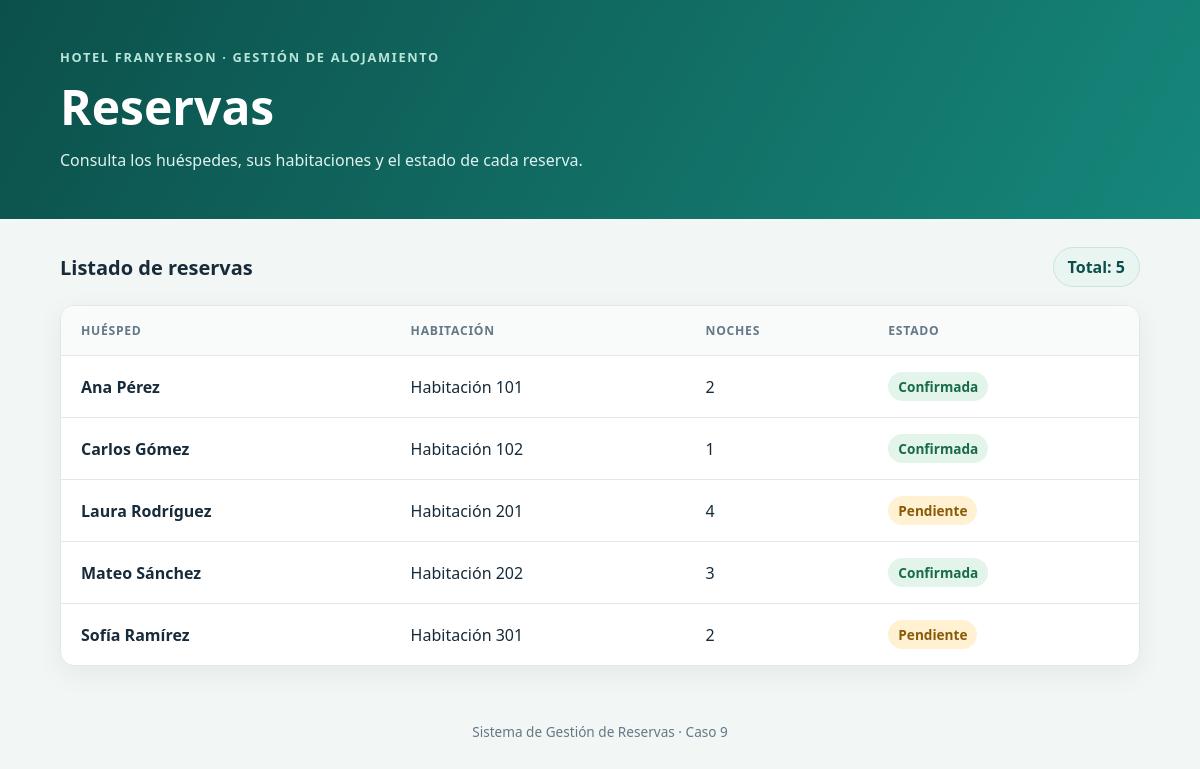
The page / on the database its author committed.
### hotel/models.py (models this page shows, shortened)
class Reserva(models.Model):
    nombre_huesped = models.CharField(
        max_length=100,
        verbose_name='Nombre del(la) huésped',
    )
    numero_habitacion = models.PositiveIntegerField(
        validators=[MinValueValidator(1)],
        verbose_name='Número de la habitación',
    )
    noches = models.PositiveIntegerField(
        default=1,
        validators=[MinValueValidator(1)],
        verbose_name='Cantidad de noches',
    )
    confirmada = models.BooleanField(
        default=False,
        verbose_name='Reserva confirmada',
    )
    class Meta:
        verbose_name = 'Reserva'
        verbose_name_plural = 'Reservas'
        ordering = ('numero_habitacion', 'nombre_huesped')

### hotel/views.py (the view)
# urls.py: path('', views.lista_reservas, name='lista_reservas'),
def lista_reservas(request):
    reservas = Reserva.objects.all()
    context = {
        'reservas': reservas,
        'total_reservas': reservas.count(),
    }
    return render(request, 'hotel/lista_reservas.html', context)

### hotel/templates/hotel/lista_reservas.html (shortened to what this page needs)
<!DOCTYPE html>
<html lang="es">
<head>
</head>
<body>
    <header class="hero">
        <p class="eyebrow">Hotel Franyerson · Gestión de alojamiento</p>
        <h1>Reservas</h1>
        <p>Consulta los huéspedes, sus habitaciones y el estado de cada reserva.</p>
    </header>
    <main>
        <section aria-labelledby="listado-titulo">
            <div class="summary">
                <h2 id="listado-titulo">Listado de reservas</h2>
                <span class="count">Total: {{ total_reservas }}</span>
            </div>
            {% if reservas %}
                <div class="table-wrap">
                    <table>
                        <thead>
                            <tr>
                                <th scope="col">Huésped</th>
                                <th scope="col">Habitación</th>
                                <th scope="col">Noches</th>
                                <th scope="col">Estado</th>
                            </tr>
                        </thead>
                        <tbody>
                            {% for reserva in reservas %}
                                <tr>
                                    <td class="guest">{{ reserva.nombre_huesped }}</td>
                                    <td>Habitación {{ reserva.numero_habitacion }}</td>
                                    <td>{{ reserva.noches }}</td>
                                    <td>
                                        {% if reserva.confirmada %}
                                            <span class="status status-confirmed">Confirmada</span>
                                        {% else %}
                                            <span class="status status-pending">Pendiente</span>
                                        {% endif %}
                                    </td>
                                </tr>
                            {% endfor %}
                        </tbody>
                    </table>
                </div>
            {% else %}
                <div class="table-wrap empty">
                    <p>Aún no hay reservas registradas</p>
                    <p>Agrega reservas desde el panel de administración.</p>
                </div>
            {% endif %}
        </section>
    </main>
    <footer>Sistema de Gestión de Reservas · Caso 9</footer>
</body>
</html>

### hotel/templates/hotel/lista_reservas.html (style rules this page uses)
:root { color-scheme: light; --ink: #172b3a; --muted: #647887; --brand: #126b65; --brand-dark: #0c504b; --surface: #ffffff; --background: #f2f6f5; --line: #e1e9e7; --success: #176b48; --success-bg: #e3f4eb; --pending: #8a5a08; --pending-bg: #fff1d2; }
* { box-sizing: border-box; }
body { margin: 0; background: var(--background); color: var(--ink); font-family: "Segoe UI", Arial, sans-serif; }
.hero { padding: 48px max(24px, calc((100% - 1080px) / 2)); background: linear-gradient(120deg, var(--brand-dark), #16877b); color: white; }
.eyebrow { margin: 0 0 8px; color: #b7e5d9; font-size: 0.8rem; font-weight: 700; letter-spacing: 0.13em; text-transform: uppercase; }
h1 { margin: 0; font-size: clamp(2rem, 5vw, 3rem); }
.hero p:last-child { margin: 10px 0 0; color: #e0f2ed; }
main { width: min(1080px, calc(100% - 40px)); margin: 28px auto 56px; }
.summary { display: flex; align-items: center; justify-content: space-between; gap: 16px; margin-bottom: 18px; }
.summary h2 { margin: 0; font-size: 1.25rem; }
.count { padding: 8px 14px; border: 1px solid #cce4dc; border-radius: 999px; background: #e8f5f0; color: var(--brand-dark); font-weight: 700; white-space: nowrap; }
.table-wrap { overflow: hidden; border: 1px solid var(--line); border-radius: 14px; background: var(--surface); box-shadow: 0 8px 28px rgb(23 43 58 / 6%); }
table { width: 100%; border-collapse: collapse; text-align: left; }
th, td { padding: 16px 20px; border-bottom: 1px solid var(--line); }
th { background: #f8fbfa; color: var(--muted); font-size: 0.76rem; letter-spacing: 0.06em; text-transform: uppercase; }
tbody tr:last-child td { border-bottom: 0; }
.guest { font-weight: 650; }
.status { display: inline-block; padding: 5px 10px; border-radius: 999px; font-size: 0.85rem; font-weight: 700; }
.status-confirmed { background: var(--success-bg); color: var(--success); }
.status-pending { background: var(--pending-bg); color: var(--pending); }
footer { padding: 0 20px 24px; color: var(--muted); font-size: 0.85rem; text-align: center; }

### rows shown on the page
Reserva: nombre_huesped "Ana Pérez", numero_habitacion "101", noches "2", confirmada "Confirmada"
Reserva: nombre_huesped "Carlos Gómez", numero_habitacion "102", noches "1", confirmada "Confirmada"
Reserva: nombre_huesped "Laura Rodríguez", numero_habitacion "201", noches "4", confirmada "Pendiente"
Reserva: nombre_huesped "Mateo Sánchez", numero_habitacion "202", noches "3", confirmada "Confirmada"
Reserva: nombre_huesped "Sofía Ramírez", numero_habitacion "301", noches "2", confirmada "Pendiente"

### other values the page prints
{{ total_reservas }} "5"
